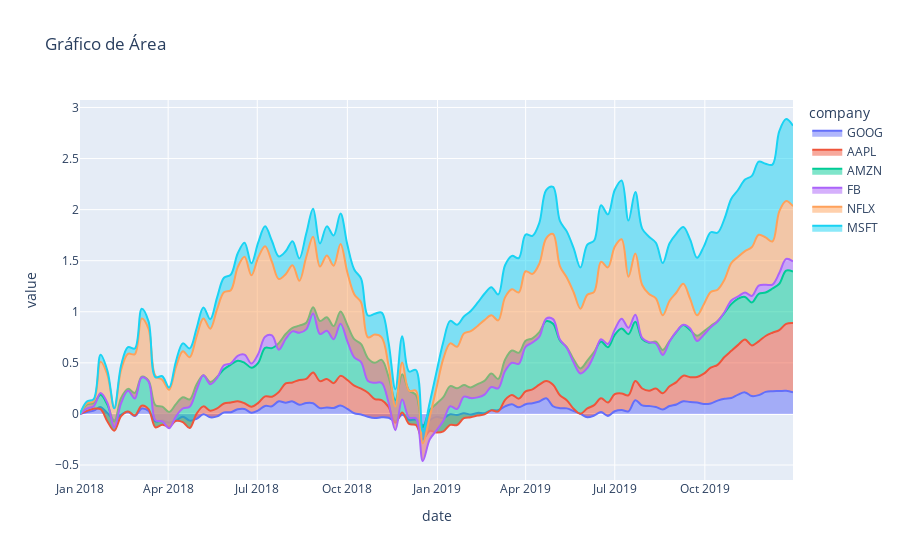

The code cell stored with this chart in its notebook:
### Code cell
fig = px.area(df_com_idx,line_shape="spline")
fig.show()
